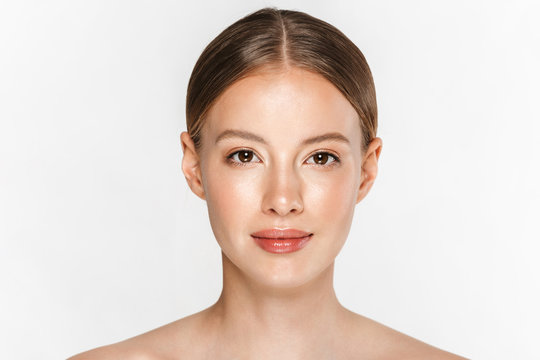
#> input picture images/face.jpg, 540 x 360 px
$ python CW_less4.py
#> lines starting #> are read from the running program, lines starting #| are printed output that depends on the picture; after the words box and inside, x2 and y2 are one past the last pixel; in counts of white or black regions, pixels touching at a corner belong together
import cv2
import numpy as np
img = cv2.imread('images/face.jpg')
#> img is the input picture: shape (360, 540, 3); mean B, G, R 207, 214.1, 226.8
scale = 1
img = cv2.resize(img, (img.shape[1] // scale, img.shape[0] // scale))
print(img.shape)
#| (360, 540, 3)
img_copy_color = img.copy()
img_copy = img.copy()
img_copy = cv2.cvtColor(img_copy, cv2.COLOR_BGR2GRAY)
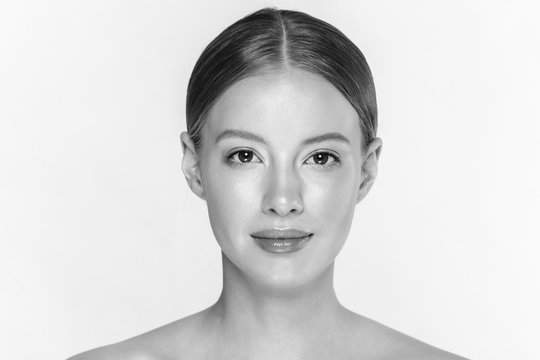
#> img_copy: shape (360, 540); min 0, max 253, mean 217.1
img_copy = cv2.GaussianBlur(img_copy, (5, 5), 2)#блюр зображення
img_copy = cv2.equalizeHist(img_copy)#посилення контрасту
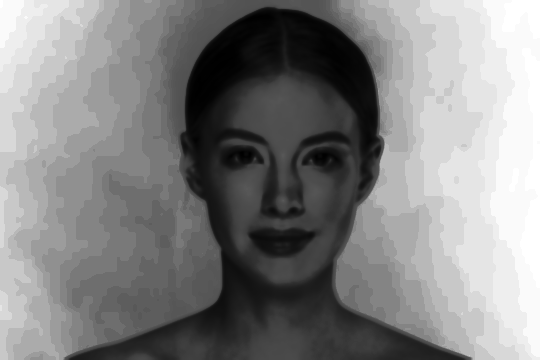
#> img_copy: shape (360, 540); min 0, max 255, mean 131.6
img_copy = cv2.Canny(img_copy, 50, 70)
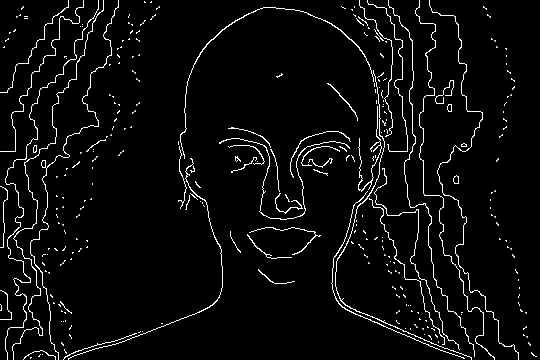
#> img_copy: shape (360, 540); 4.5% white in thin lines or dots

#пошук контурів
contours, hierarchy = cv2.findContours(img_copy, cv2.RETR_EXTERNAL, cv2.CHAIN_APPROX_SIMPLE)
#> contours = 285 contours, 266 with area under 20; largest, box (x1, y1, x2, y2) and area: (180, 7, 472, 360) 149, (30, 0, 119, 360) 69, (5, 0, 99, 360) 60, (429, 0, 519, 360) 54, (12, 0, 104, 360) 50
#режим отримання контурів, знаходить крайній контур, якщо має дирку вона буде ігрноруватися
#апроксимація, процес наближення вираження одних велечин або обёєктів через інші

#малювання контурів прямокутників та тексту
for cnt in contours:
    area = cv2.contourArea(cnt)#площа контура, результат в пікселях
    if area > 100:
        x, y, w, h = cv2.boundingRect(cnt)#найменший прямокутник який повністю вміщає контур
#малюємо контур
        cv2.drawContours(img_copy_color, [cnt], -1, (0, 255, 0), 2)

        cv2.rectangle(img_copy_color, (x, y), (x + w, y + h), (0, 255, 0), 2)
        text_y = y - 5 if y - 5 > 10 else y + 15
        text = f'x = {x}, y = {y}, S:{int(area)}'
        cv2.putText(img_copy_color, text, (x, text_y), cv2.FONT_HERSHEY_SIMPLEX, 0.5, (0, 0, 255), 1)
#> this loop made 285 passes
#> (area, x, y, w, h, text_y, text) on pass 268: (149, 180, 7, 292, 353, 22, 'x = 180, y = 7, S:149')
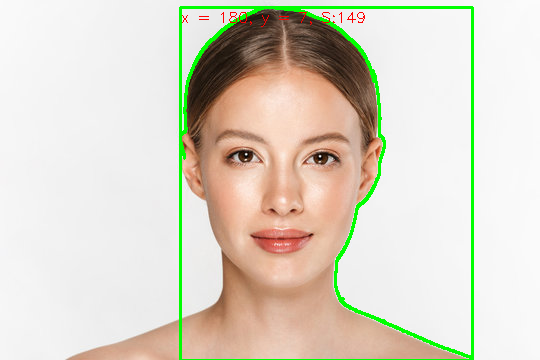
#> img_copy_color: shape (360, 540, 3); 3.1% of pixels changed, all inside (x1, y1, x2, y2) = (179, 6, 474, 360)


cv2.imshow("Borders", img)
cv2.imshow("Borders_copy", img_copy_color)
cv2.waitKey(0)
cv2.destroyAllWindows()
